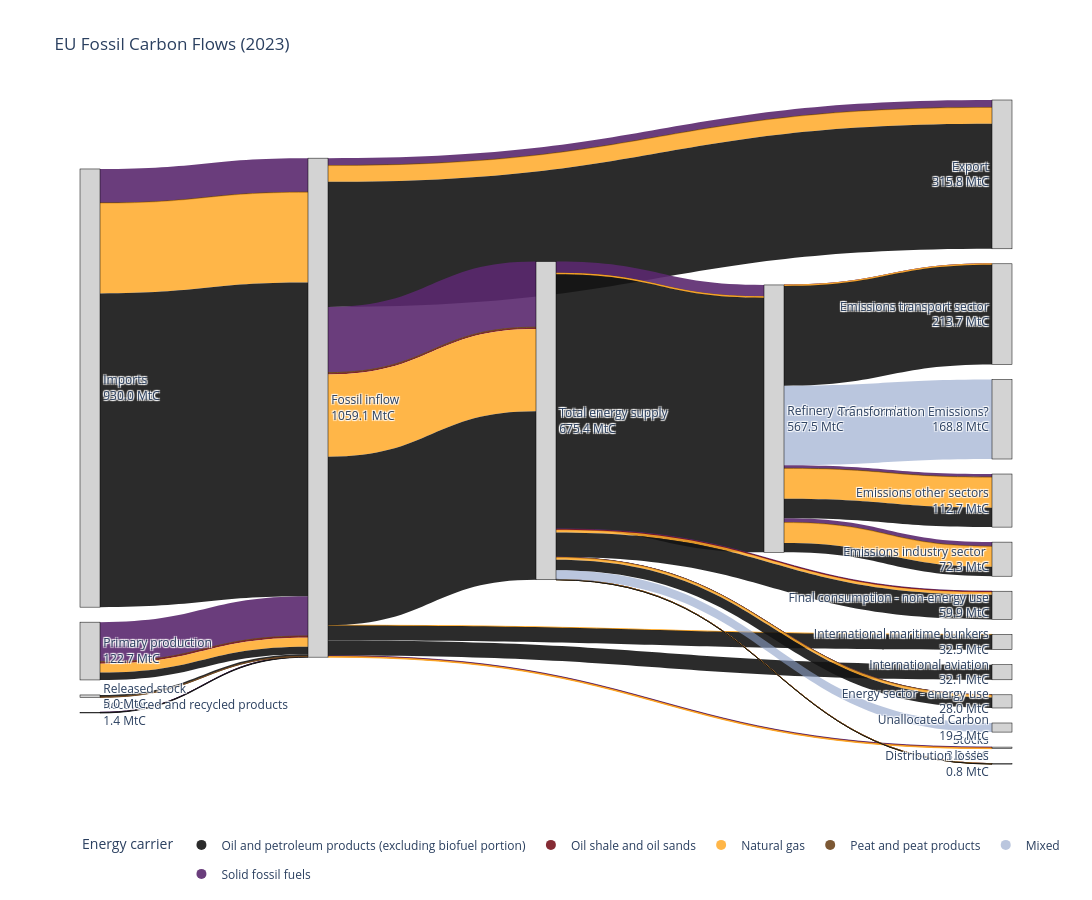

Notebook code for this chart:
### Markdown cell above
## Sensitivity Analysis: Fossil Carbon (values from nrg_bal sheet)

### Code cell
# Load the CSV
df_fossil = pd.read_csv("/Users/charlottewestenberg/Thesis/00data/from_excel/Sankey - Fossil_nrg_bal.csv")

# create unique node list
all_nodes = pd.concat([df_fossil["Source"], df_fossil["Target"]]).unique()
node_dict = {node: i for i, node in enumerate(all_nodes)}

# map to numeric IDs
df_fossil["source_id"] = df_fossil["Source"].map(node_dict)
df_fossil["target_id"] = df_fossil["Target"].map(node_dict)

carrier_colors = {
    "Oil and petroleum products (excluding biofuel portion)": "rgba(20, 20, 20, 0.9)",   # true dark anchor

    "Oil shale and oil sands": "rgba(120, 20, 30, 0.9)",   # dark red-brown (distinct from oil)

    "Natural gas": "rgba(255, 170, 40, 0.85)",   # brighter → mid-light grey

    "Peat and peat products": "rgba(110, 70, 30, 0.9)",   # earthy brown (mid-dark, but lighter than oil)

    "Mixed": "rgba(140, 160, 200, 0.6)",   # light desaturated blue → light grey

    "Solid fossil fuels": "rgba(90, 40, 110, 0.9)"   # dark purple → dark-mid tone
}

#calculate outflows per source and target nodes
source_totals = df_fossil.groupby("Source")["Value_tC"].sum()
node_inflow = df_fossil.groupby("Target")["Value_tC"].sum()

labels_with_values = []
for node in all_nodes:
    inflow = node_inflow.get(node, 0)
    outflow = source_totals.get(node, 0)
    # choose what to display
    value = inflow if inflow > 0 else outflow
    if value > 0:
        labels_with_values.append(f"{node}<br>{value/1e6:.1f} MtC")
    else:
        labels_with_values.append(node)

df_fossil["color"] = df_fossil["Carrier"].map(carrier_colors).fillna("rgba(200,200,200,0.4)")

fig = go.Figure(data=[go.Sankey(
    
    node=dict(
        pad=15,
        thickness=20,
        line=dict(color="black", width=0.5),
        label=labels_with_values,
        color="lightgrey"
    ),

    link=dict(
        source=df_fossil["source_id"],
        target=df_fossil["target_id"],
        value=df_fossil["Value_tC"],
        color=df_fossil["color"]
    )
)])

for carrier, color in carrier_colors.items():
    fig.add_trace(go.Scatter(
        x=[None],
        y=[None],
        mode='markers',
        marker=dict(size=10, color=color),
        legendgroup=carrier,
        showlegend=True,
        name=carrier
    ))

fig.update_layout(
    title_text="EU Fossil Carbon Flows (2023)",
    font_size=12
)
fig.update_layout(
    width=1400,
    height=900
)
fig.update_layout(
    showlegend=True,
    legend=dict(
        title="Energy carrier",
        orientation="h",
        y=-0.1
    )
)
fig.update_layout(
    xaxis=dict(visible=False),
    yaxis=dict(visible=False),
    plot_bgcolor="white",
    paper_bgcolor="white"
)


fig.show()

### Figure 1 — Plotly figure (JSON) as saved in the notebook; plotly's stock layout.template omitted (floating-point values rounded to 4 significant figures)
{"data": [{"link": {"color": ["rgba(90, 40, 110, 0.9)", "rgba(110, 70, 30, 0.9)", "rgba(120, 20, 30, 0.9)", "rgba(255, 170, 40, 0.85)", "rgba(20, 20, 20, 0.9)", "rgba(90, 40, 110, 0.9)", "rgba(20, 20, 20, 0.9)", "rgba(90, 40, 110, 0.9)", "rgba(110, 70, 30, 0.9)", "rgba(255, 170, 40, 0.85)", "rgba(20, 20, 20, 0.9)", "rgba(20, 20, 20, 0.9)", "rgba(110, 70, 30, 0.9)", "rgba(90, 40, 110, 0.9)", "rgba(120, 20, 30, 0.9)", "rgba(255, 170, 40, 0.85)", "rgba(90, 40, 110, 0.9)", "rgba(110, 70, 30, 0.9)", "rgba(255, 170, 40, 0.85)", "rgba(20, 20, 20, 0.9)", "rgba(255, 170, 40, 0.85)", "rgba(20, 20, 20, 0.9)", "rgba(20, 20, 20, 0.9)", "rgba(90, 40, 110, 0.9)", "rgba(110, 70, 30, 0.9)", "rgba(120, 20, 30, 0.9)", "rgba(255, 170, 40, 0.85)", "rgba(20, 20, 20, 0.9)", "rgba(90, 40, 110, 0.9)", "rgba(110, 70, 30, 0.9)", "rgba(255, 170, 40, 0.85)", "rgba(20, 20, 20, 0.9)", "rgba(90, 40, 110, 0.9)", "rgba(110, 70, 30, 0.9)", "rgba(255, 170, 40, 0.85)", "rgba(20, 20, 20, 0.9)", "rgba(90, 40, 110, 0.9)", "rgba(120, 20, 30, 0.9)", "rgba(255, 170, 40, 0.85)", "rgba(20, 20, 20, 0.9)", "rgba(90, 40, 110, 0.9)", "rgba(110, 70, 30, 0.9)", "rgba(255, 170, 40, 0.85)", "rgba(20, 20, 20, 0.9)", "rgba(140, 160, 200, 0.6)", "rgba(140, 160, 200, 0.6)", "rgba(90, 40, 110, 0.9)", "rgba(110, 70, 30, 0.9)", "rgba(255, 170, 40, 0.85)", "rgba(20, 20, 20, 0.9)", "rgba(90, 40, 110, 0.9)", "rgba(255, 170, 40, 0.85)", "rgba(20, 20, 20, 0.9)", "rgba(90, 40, 110, 0.9)", "rgba(110, 70, 30, 0.9)", "rgba(255, 170, 40, 0.85)", "rgba(20, 20, 20, 0.9)"], "source": [0, 0, 0, 0, 0, 1, 1, 2, 2, 2, 2, 3, 3, 4, 4, 4, 4, 4, 4, 4, 4, 4, 4, 4, 4, 4, 4, 4, 5, 5, 5, 5, 5, 5, 5, 5, 5, 5, 5, 5, 5, 5, 5, 5, 5, 6, 6, 6, 6, 6, 6, 6, 6, 6, 6, 6, 6], "target": [4, 4, 4, 4, 4, 4, 4, 4, 4, 4, 4, 4, 4, 7, 7, 7, 8, 8, 8, 8, 9, 9, 10, 5, 5, 5, 5, 5, 6, 6, 6, 6, 11, 11, 11, 11, 12, 12, 12, 12, 13, 13, 13, 13, 14, 15, 16, 16, 16, 16, 17, 17, 17, 18, 18, 18, 18], "value": [84120000.0, 745600.0, 3223000.0, 18810000.0, 15770000.0, 311900.0, 1103000.0, 72390000.0, 34710.0, 191700000.0, 665900000.0, 4618000.0, 362100.0, 1674000.0, 350400.0, 1268000.0, 15800000.0, 10780.0, 34360000.0, 265600000.0, 397300.0, 32080000.0, 32060000.0, 139400000.0, 1132000.0, 2872000.0, 174500000.0, 357600000.0, 25040000.0, 18460.0, 1852000.0, 540600000.0, 40010.0, 481.3, 725300.0, 5749.0, 1529000.0, 89430.0, 6001000.0, 52240000.0, 442100.0, 8155.0, 5286000.0, 22240000.0, 19300000.0, 168800000.0, 9022000.0, 61460.0, 43150000.0, 20100000.0, 426.3, 2044000.0, 211700000.0, 6684000.0, 245700.0, 64460000.0, 41310000.0]}, "node": {"color": "lightgrey", "label": ["Primary production<br>122.7 MtC", "Recovered and recycled products<br>1.4 MtC", "Imports<br>930.0 MtC", "Released stock<br>5.0 MtC", "Fossil inflow<br>1059.1 MtC", "Total energy supply<br>675.4 MtC", "Refinery & Conversion<br>567.5 MtC", "Stocks<br>3.3 MtC", "Export<br>315.8 MtC", "International maritime bunkers<br>32.5 MtC", "International aviation<br>32.1 MtC", "Distribution losses<br>0.8 MtC", "Final consumption - non-energy use<br>59.9 MtC", "Energy sector - energy use<br>28.0 MtC", "Unallocated Carbon<br>19.3 MtC", "Transformation Emissions?<br>168.8 MtC", "Emissions industry sector <br>72.3 MtC", "Emissions transport sector<br>213.7 MtC", "Emissions other sectors<br>112.7 MtC"], "line": {"color": "black", "width": 0.5}, "pad": 15, "thickness": 20}, "type": "sankey"}, {"legendgroup": "Oil and petroleum products (excluding biofuel portion)", "marker": {"color": "rgba(20, 20, 20, 0.9)", "size": 10}, "mode": "markers", "name": "Oil and petroleum products (excluding biofuel portion)", "showlegend": true, "type": "scatter", "x": [null], "y": [null]}, {"legendgroup": "Oil shale and oil sands", "marker": {"color": "rgba(120, 20, 30, 0.9)", "size": 10}, "mode": "markers", "name": "Oil shale and oil sands", "showlegend": true, "type": "scatter", "x": [null], "y": [null]}, {"legendgroup": "Natural gas", "marker": {"color": "rgba(255, 170, 40, 0.85)", "size": 10}, "mode": "markers", "name": "Natural gas", "showlegend": true, "type": "scatter", "x": [null], "y": [null]}, {"legendgroup": "Peat and peat products", "marker": {"color": "rgba(110, 70, 30, 0.9)", "size": 10}, "mode": "markers", "name": "Peat and peat products", "showlegend": true, "type": "scatter", "x": [null], "y": [null]}, {"legendgroup": "Mixed", "marker": {"color": "rgba(140, 160, 200, 0.6)", "size": 10}, "mode": "markers", "name": "Mixed", "showlegend": true, "type": "scatter", "x": [null], "y": [null]}, {"legendgroup": "Solid fossil fuels", "marker": {"color": "rgba(90, 40, 110, 0.9)", "size": 10}, "mode": "markers", "name": "Solid fossil fuels", "showlegend": true, "type": "scatter", "x": [null], "y": [null]}], "layout": {"font": {"size": 12}, "height": 900, "legend": {"orientation": "h", "title": {"text": "Energy carrier"}, "y": -0.1}, "paper_bgcolor": "white", "plot_bgcolor": "white", "showlegend": true, "title": {"text": "EU Fossil Carbon Flows (2023)"}, "width": 1400, "xaxis": {"visible": false}, "yaxis": {"visible": false}}}
